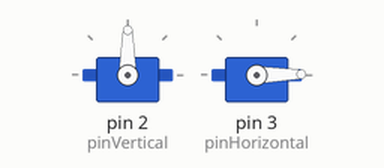
Recording of a sketch running on a simulated Arduino Uno, built with avr-gcc and run on an emulated ATmega328P. Shown: 2 × servo.

Above: at 0.05 s.
At 2.2 s:
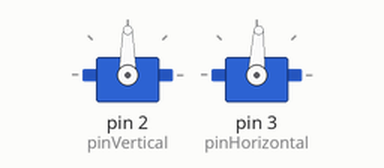
At 4.35 s:
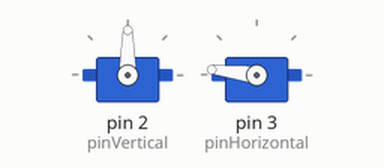
At 8.7 s:
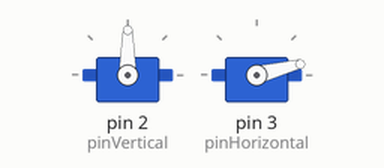
Timing chart, 0 to 11.7 s (numbered marks = the images above):
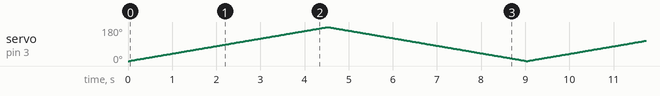

The sketch:

ServoController.ino
```cpp
#include <Servo.h>

//Variables per els 2 servos
Servo servoVertical,servoHorizontal;
int pinVertical = 2;
int pinHorizontal = 3;

void setup() {
  // Iniciamos el monitor serie para mostrar el resultado
  Serial.begin(9600);
  servoVertical.attach(pinVertical);
  servoHorizontal.attach(pinHorizontal);

  servoVertical.write(90);
  servoHorizontal.write(0);
}

void loop() {
  for (int i = 0; i <= 180; i++)
  {
    servoHorizontal.write(i);
    delay(25);
  }

  for (int i = 179; i > 0; i--)
  {
    servoHorizontal.write(i);
    delay(25);
  }
}
```
